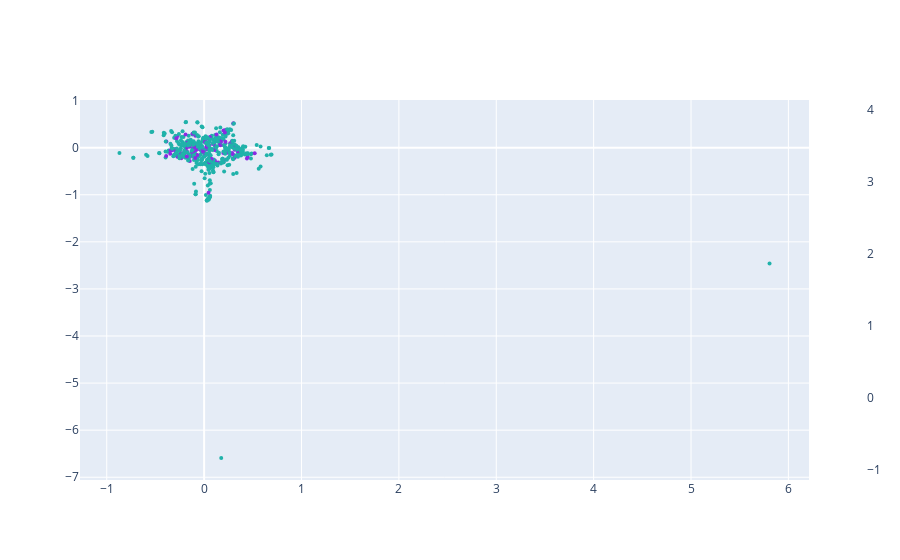

The cell this chart's notebook holds for it:
### Code cell
tsne = TSNE(n_components=2, verbose=1, perplexity=30, learning_rate=100.0, early_exaggeration=2., n_iter=250)
X_tsne = tsne.fit_transform(X_tri.toarray())
mapColors = {0:'lightseagreen', 1:'blueviolet'}
mapSentColors = {1:'lightseagreen', 2:'blueviolet'}
colorsClusters = [mapColors[c] for c in clusters]
colorsSentiment = [mapSentColors[s] for s in df.sexe]

fig = go.Figure(data=go.Scatter(
    x = X_tsne[:, 0],
    y = X_tsne[:, 1],
    hovertext = list(zip(df.Theme.apply(lambda x : x.split(',')), df.sexe)),
    mode='markers+text',
    marker=dict(
        size=4,
        color=colorsClusters, # colorsClusters or colorsSentiment
        colorscale='Viridis',
        showscale=True,
    )
))
fig.show()

### Figure 1 — Plotly figure (JSON) as saved in the notebook; plotly's stock layout.template omitted (floating-point values rounded to 4 significant figures; data arrays with more than 128 entries replaced by an {"elided": "..."} marker saying what was removed)
{"data": [{"hovertext": {"elided": "500 str values"}, "marker": {"color": {"elided": "500 str values"}, "colorscale": [[0, "#440154"], [0.1111, "#482878"], [0.2222, "#3e4989"], [0.3333, "#31688e"], [0.4444, "#26828e"], [0.5556, "#1f9e89"], [0.6667, "#35b779"], [0.7778, "#6ece58"], [0.8889, "#b5de2b"], [1, "#fde725"]], "showscale": true, "size": 4}, "mode": "markers+text", "type": "scatter", "x": {"elided": "500 float values"}, "y": {"elided": "500 float values"}}], "layout": {}}
